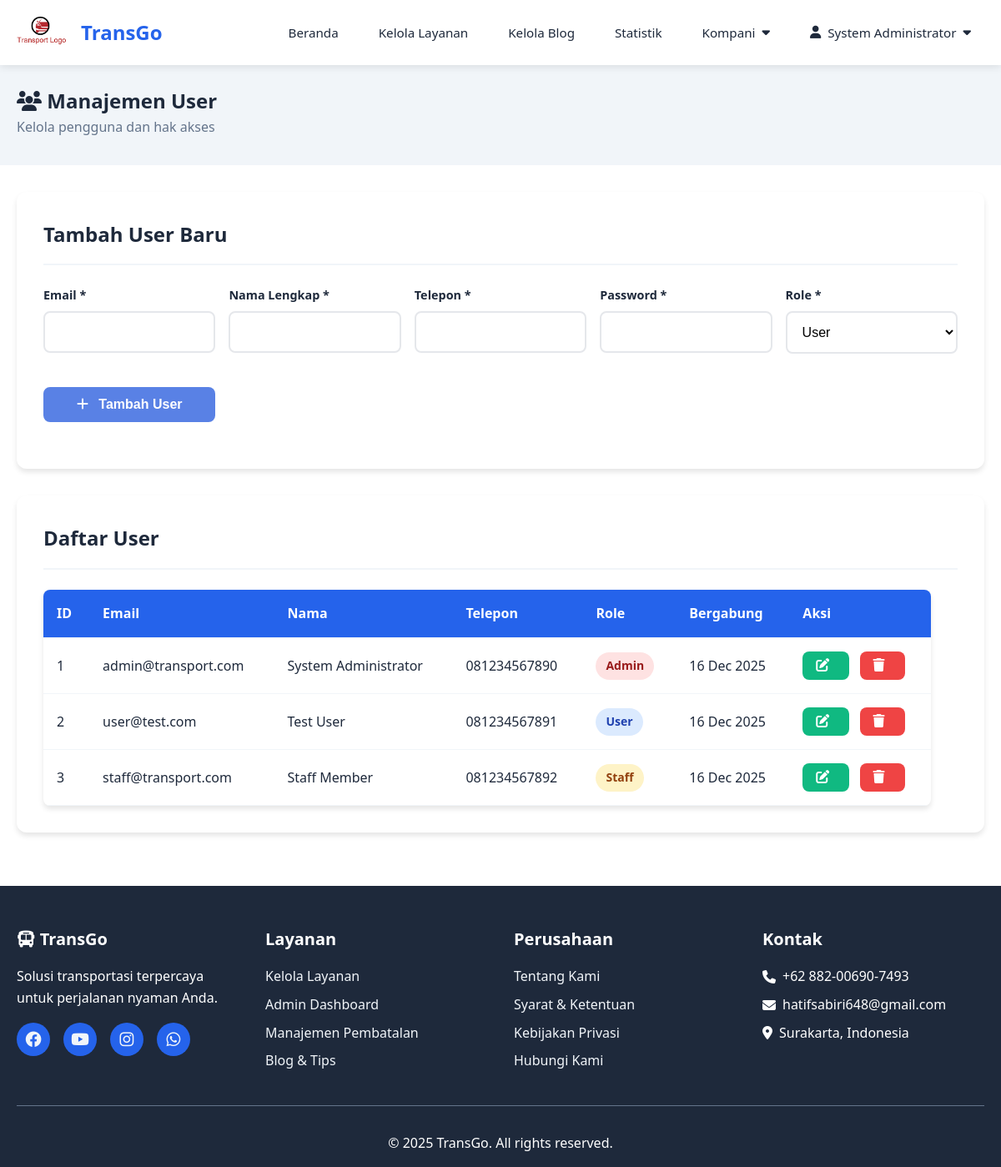
The page /admin/users.php (signed in) on the database its author committed.
### tables this page shows
CREATE TABLE users (
    id INT AUTO_INCREMENT PRIMARY KEY,
    email VARCHAR(255) UNIQUE NOT NULL,
    password VARCHAR(255) NOT NULL,
    full_name VARCHAR(255) NOT NULL,
    phone VARCHAR(20),
    role ENUM('user', 'staff', 'admin') DEFAULT 'user',
    created_at TIMESTAMP DEFAULT CURRENT_TIMESTAMP,
    updated_at TIMESTAMP DEFAULT CURRENT_TIMESTAMP ON UPDATE CURRENT_TIMESTAMP,
    INDEX idx_email (email),
    INDEX idx_role (role)
);

### config/config.php (called while the page is built, shortened)
<?php
function format_date($date, $format = 'd M Y')
{
    $timestamp = strtotime($date);
    return date($format, $timestamp);
}

### admin/users.php (the view, shortened to what this page needs)
<?php
require_once '../config/config.php';
$conn = getDBConnection();
$users = $conn->query("SELECT * FROM users ORDER BY created_at DESC");
include '../includes/header.php';
?>
<section style="padding: 2rem 0; background: var(--light);">
    <div class="container">
        <h1><i class="fas fa-users"></i> Manajemen User</h1>
        <p style="color: var(--gray);">Kelola pengguna dan hak akses</p>
    </div>
</section>
<section style="padding: 2rem 0;">
    <div class="container">
        <div class="card" style="margin-bottom: 2rem;">
            <div class="card-header">
                <h3 class="card-title">Tambah User Baru</h3>
            </div>
            <form method="POST" action="">
                <div class="add-user-grid" style="display: grid; grid-template-columns: repeat(auto-fit, minmax(200px, 1fr)); gap: 1rem;">
                    <div class="form-group">
                        <label for="email">Email *</label>
                        <input type="email" name="email" id="email" class="form-control" required>
                    </div>
                    <div class="form-group">
                        <label for="full_name">Nama Lengkap *</label>
                        <input type="text" name="full_name" id="full_name" class="form-control" required>
                    </div>
                    <div class="form-group">
                        <label for="phone">Telepon *</label>
                        <input type="tel" name="phone" id="phone" class="form-control" required>
                    </div>
                    <div class="form-group">
                        <label for="password">Password *</label>
                        <input type="password" name="password" id="password" class="form-control" required>
                    </div>
                    <div class="form-group">
                        <label for="role">Role *</label>
                        <select name="role" id="role" class="form-control" required>
                            <option value="user">User</option>
                        </select>
                    </div>
                    <div class="form-group" style="display: flex; align-items: end;">
                        <button type="submit" name="add_user" class="btn btn-primary" style="width: 100%;">
                            <i class="fas fa-plus"></i> Tambah User
                        </button>
                    </div>
                </div>
            </form>
        </div>
        <div class="card">
            <div class="card-header">
                <h3 class="card-title">Daftar User</h3>
            </div>
            <div class="table-container desktop-table">
                <table class="table">
                    <thead>
                        <tr>
                            <th>ID</th>
                            <th>Email</th>
                            <th>Nama</th>
                            <th>Telepon</th>
                            <th>Role</th>
                            <th>Bergabung</th>
                            <th>Aksi</th>
                        </tr>
                    </thead>
                    <tbody>
                        <?php while ($user = $users->fetch_assoc()): ?>
                        <tr>
                            <td><?php echo $user['id']; ?></td>
                            <td><?php echo $user['email']; ?></td>
                            <td><?php echo $user['full_name']; ?></td>
                            <td><?php echo $user['phone']; ?></td>
                            <td>
                                <span class="badge badge-<?php echo $user['role'] === 'admin' ? 'danger' : ($user['role'] === 'staff' ? 'warning' : 'info'); ?>">
                                    <?php echo ucfirst($user['role']); ?>
                                </span>
                            </td>
                            <td style="white-space: nowrap;"><?php echo format_date($user['created_at']); ?></td>
                            <td style="white-space: nowrap;">
                                <button onclick="editUser(<?php echo htmlspecialchars(json_encode($user)); ?>)"
                                        class="btn btn-secondary" style="padding: 0.5rem 1rem; margin-right: 0.5rem;">
                                    <i class="fas fa-edit"></i>
                                </button>
                                <?php if ($user['id'] !== $_SESSION['user_id']): ?>
                                <form method="POST" action="" style="display: inline;"
                                      onsubmit="return confirm('Yakin ingin menghapus user ini? User akan otomatis logout.')">
                                    <button type="submit" name="delete_user" class="btn btn-danger" style="padding: 0.5rem 1rem;">
                                        <i class="fas fa-trash"></i>
                                    </button>
                                </form>
                                <?php endif; ?>
                            </td>
                        </tr>
                        <?php endwhile; ?>
                    </tbody>
                </table>
            </div>
        </div>
    </div>
</section>
<?php
include '../includes/footer.php';
?>

### assets/css/style.css (style rules this page uses)
* { margin: 0; padding: 0; box-sizing: border-box; }
:root { --primary: #2563eb; --secondary: #10b981; --accent: #f59e0b; --dark: #1e293b; --gray: #64748b; --light: #f1f5f9; --white: #ffffff; --danger: #ef4444; --shadow: 0 4px 6px rgba(0, 0, 0, 0.1); --shadow-lg: 0 10px 25px rgba(0, 0, 0, 0.15); }
html { scroll-behavior: smooth; }
html, body { width: 100%; max-width: 100%; overflow-x: hidden; }
body { font-family: 'Segoe UI', Tahoma, Geneva, Verdana, sans-serif; line-height: 1.6; color: var(--dark); background-color: var(--white); padding-top: 70px; }
.container { width: 100%; max-width: 1200px; margin: 0 auto; padding: 0 clamp(0.75rem, 3vw, 1.25rem); }
section { position: relative; z-index: 1; }
.btn { display: inline-block; padding: clamp(0.625rem, 1.5vw, 0.75rem) clamp(1rem, 3vw, 2rem); border-radius: 8px; text-decoration: none; font-weight: 600; transition: all 0.3s; border: none; cursor: pointer; text-align: center; font-size: clamp(0.875rem, 1.5vw, 1rem); min-width: min-content; }
.btn-primary { background: rgb(89, 129, 229); color: var(--white); }
.btn-secondary { background: var(--secondary); color: var(--white); }
.btn-danger { background: var(--danger); color: var(--white); }
.btn i { margin-right: 0.5rem; }
section { padding: clamp(2rem, 6vw, 4rem) 0; width: 100%; overflow: hidden; }
.form-group { margin-bottom: 1.5rem; width: 100%; }
.form-group label { display: block; margin-bottom: 0.5rem; font-weight: 600; color: var(--dark); font-size: clamp(0.875rem, 1.5vw, 1rem); }
.form-control { width: 100%; padding: 0.75rem; border: 2px solid var(--light); border-radius: 8px; font-size: 1rem; transition: border-color 0.3s; box-sizing: border-box; }
.card { background: var(--white); border-radius: 12px; box-shadow: var(--shadow); padding: clamp(1.25rem, 3vw, 2rem); margin-bottom: clamp(1rem, 3vw, 2rem); width: 100%; overflow: hidden; }
.card-header { border-bottom: 2px solid var(--light); padding-bottom: 1rem; margin-bottom: 1.5rem; width: 100%; }
.card-title { font-size: clamp(1.25rem, 3vw, 1.5rem); color: var(--dark); word-break: break-word; }
.table { width: 100%; min-width: 600px; border-collapse: collapse; background: var(--white); border-radius: 8px; overflow: hidden; box-shadow: var(--shadow); }
.table th, .table td { padding: clamp(0.75rem, 1.5vw, 1rem); text-align: left; border-bottom: 1px solid var(--light); white-space: nowrap; }
.table th { background: var(--primary); color: var(--white); font-weight: 600; font-size: clamp(0.875rem, 1.5vw, 1rem); }
.badge { display: inline-block; padding: 0.35rem 0.75rem; border-radius: 20px; font-size: clamp(0.75rem, 1.5vw, 0.85rem); font-weight: 600; white-space: nowrap; }
.badge-warning { background: var(--accent); color: var(--white); }
.badge-danger { background: var(--danger); color: var(--white); }
.badge-info { background: var(--primary); color: var(--white); }
@media (min-width: 1200px) { .container { max-width: 1200px; } }
.badge { padding: 0.35rem 0.75rem; border-radius: 20px; font-size: 0.75rem; font-weight: 600; white-space: nowrap; }
.form-control { width: 100%; padding: 0.875rem; border: 2px solid #e5e7eb; border-radius: 8px; font-size: 1rem; transition: all 0.3s; background: white; }
.form-group label { display: block; margin-bottom: 0.5rem; font-weight: 600; color: var(--dark); font-size: 0.9rem; }

### admin/users.php (style rules this page uses)
.table-container { overflow-x: auto; -webkit-overflow-scrolling: touch; margin: 0 -1rem; padding: 0 1rem; }
.table { min-width: 800px; width: 100%; }
.desktop-table { display: table; width: 100%; }
.badge { display: inline-block; padding: 0.35rem 0.75rem; border-radius: 20px; font-size: 0.875rem; font-weight: 600; text-align: center; white-space: nowrap; }
.badge-danger { background: #fee2e2; color: #991b1b; }
.badge-warning { background: #fef3c7; color: #92400e; }
.badge-info { background: #dbeafe; color: #1e40af; }

### rows shown on the page
users: id "1", email "admin@transport.com", full_name "System Administrator", phone "081234567890", role "Admin", created_at "16 Dec 2025"
users: id "2", email "user@test.com", full_name "Test User", phone "081234567891", role "User", created_at "16 Dec 2025"
users: id "3", email "staff@transport.com", full_name "Staff Member", phone "081234567892", role "Staff", created_at "16 Dec 2025"

### other values the page prints
$_SESSION['full_name'] "System Administrator"
